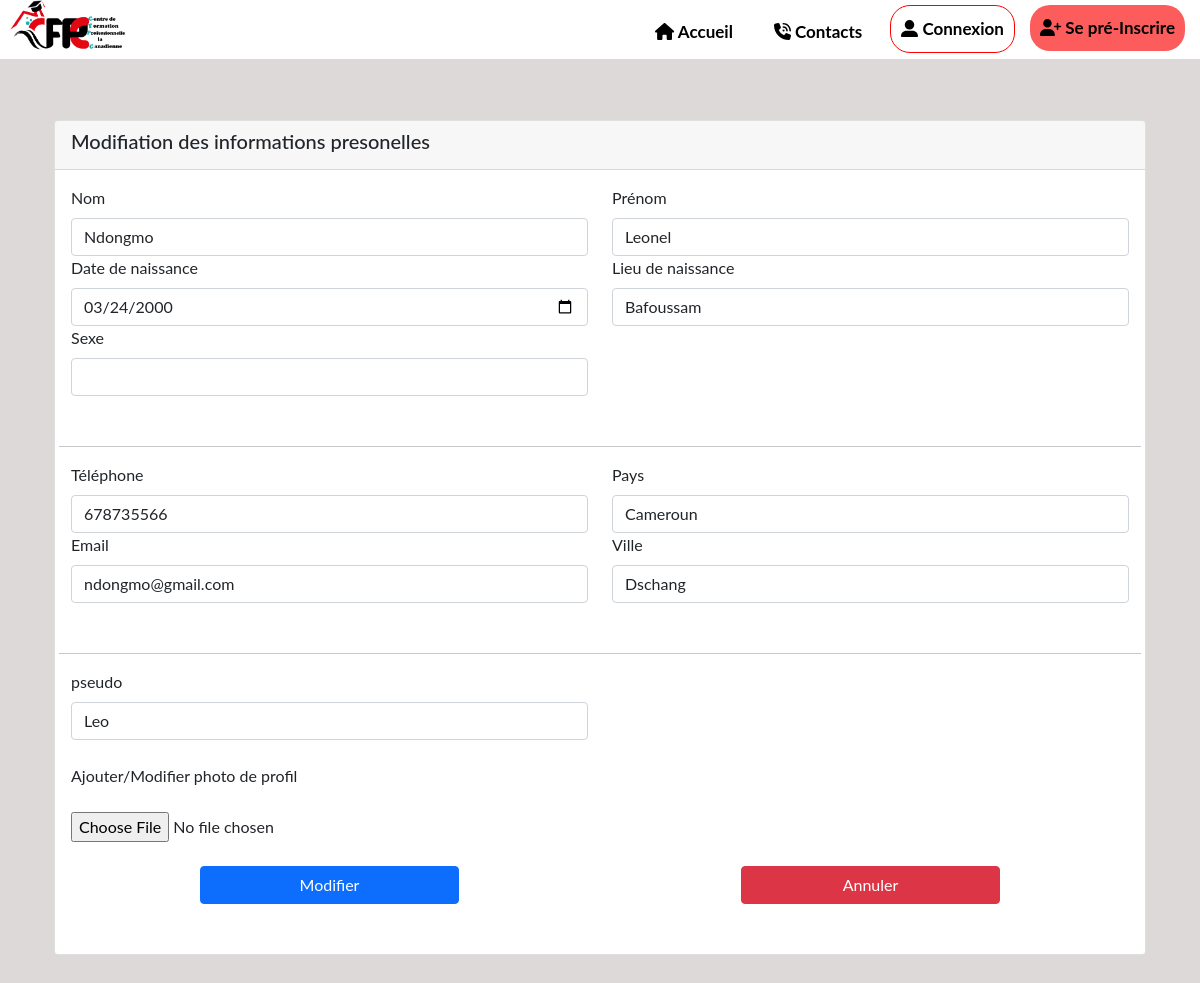
The page /Projet/compte_edit.php?id=3 on the database its author committed.
### tables this page shows
CREATE TABLE `etudiant` (
  `id` int(10) NOT NULL,
  `Nom` varchar(30) NOT NULL,
  `Prénom` varchar(30) NOT NULL,
  `datedenaissance` date NOT NULL,
  `Lieu` varchar(255) NOT NULL,
  `Sexe` varchar(10) NOT NULL,
  `pays` varchar(255) NOT NULL,
  `Ville` varchar(255) NOT NULL,
  `nomP` varchar(255) NOT NULL,
  `numP` int(9) NOT NULL,
  `villeP` varchar(255) NOT NULL,
  `telephone` int(9) NOT NULL,
  `email` varchar(255) NOT NULL,
  `Formation` varchar(255) NOT NULL,
  `Diplome` varchar(255) NOT NULL,
  `Annee` varchar(255) NOT NULL,
  `pseudo` varchar(100) NOT NULL,
  `motdepasse` varchar(100) NOT NULL,
  `tof` varchar(255) NOT NULL
);

### Projet/compte_edit.php (the view, shortened to what this page needs)
<?php
$bdd = new PDO('mysql:host=localhost;dbname=projet1', 'root', '');
if (isset($_GET['id']) and $_GET['id'] > 0) {
	$getid = intval($_GET['id']);
	$requser = $bdd->prepare('SELECT * FROM etudiant WHERE id = ?');
	$requser->execute(array($getid));
	$userinfo = $requser->fetch();
	?>
	<!DOCTYPE html>
	<html lang="en">
	<head>
		<link href="vendor/bootstrap.min.css" rel="stylesheet">
		<link href="vendor/all.min.css" rel="stylesheet">
		<link rel="stylesheet" href="css/page style.css">
	</head>
	<body>
		<?php
		require "navbar.php";
		?>
		<br><br><br><br><br>
		<div class="container">
			<div class="container-fluid">
				<div class="row">
					<div class="col-xl-12 col-xxl-12 col-sm-12">
						<div class="card">
							<div class="card-header">
								<h5 class="card-title">Modifiation des informations presonelles</h5>
							</div>
							<div class="card-body">
								<form action="#" method="post">
									<div class="row">
										<div class="col-lg-6 col-md-6 col-sm-12">
											<div class="form-group">
												<label class="form-label">Nom</label>
												<input type="text" class="form-control"
													value="<?php echo $userinfo['Nom']; ?>" name="nom">
											</div>
										</div>
										<div class="col-lg-6 col-md-6 col-sm-12">
											<div class="form-group">
												<label class="form-label">Prénom</label>
												<input type="text" class="form-control"
													value="<?php echo $userinfo['Prénom']; ?>" name="prénom">
											</div>
										</div>
										<div class="col-lg-6 col-md-6 col-sm-12">
											<div class="form-group">
												<label class="form-label">Date de naissance </label>
												<input type="date" class="form-control"
													value="<?php echo $userinfo['datedenaissance']; ?>" name="date">
											</div>
										</div>
										<div class="col-lg-6 col-md-6 col-sm-12">
											<div class="form-group">
												<label class="form-label">Lieu de naissance</label>
												<input name="lieu" class="datepicker-default form-control" id="datepicker"
													value="<?php echo $userinfo['Lieu']; ?>">
											</div>
										</div>
										<div class="col-lg-6 col-md-6 col-sm-12">
											<div class="form-group">
												<label class="form-label">Sexe</label>
												<select class="form-control" name="sexe"
													value="<?php echo $userinfo['Sexe']; ?>">
													<option value=""></option>
													<option value="Masculin">Masculin</option>
												</select>
											</div>
										</div>
										<br><br><br><br><br>
										<hr>
										<div class="col-lg-6 col-md-6 col-sm-12">
											<div class="form-group">
												<label class="form-label">Téléphone</label>
												<input type="text" class="form-control"
													value="<?php echo $userinfo['telephone']; ?>" name="phone">
											</div>
										</div>
										<div class="col-lg-6 col-md-6 col-sm-12">
											<div class="form-group">
												<label class="form-label">Pays</label>
												<input type="text" class="form-control"
													value="<?php echo $userinfo['pays']; ?>" name="pays">
											</div>
										</div>
										<div class="col-lg-6 col-md-6 col-sm-12">
											<div class="form-group">
												<label class="form-label">Email</label>
												<input type="text" class="form-control"
													value="<?php echo $userinfo['email']; ?>" name="email">
											</div>
										</div>
										<div class="col-lg-6 col-md-6 col-sm-12">
											<div class="form-group">
												<label class="form-label">Ville</label>
												<input type="text" class="form-control"
													value="<?php echo $userinfo['Ville']; ?>" name="ville">
											</div>
										</div>
										<br><br><br><br><br>
										<hr>
										<div class="col-lg-6 col-md-6 col-sm-12">
											<div class="form-group">
												<label class="form-label">pseudo</label>
												<input type="text" class="form-control"
													value="<?php echo $userinfo['pseudo']; ?>" name="pseudo">
											</div>
										</div>
										<div class="col-lg-12 col-md-12 col-sm-12">
											<br>
											<label for="">Ajouter/Modifier photo de profil</label>
											<div class="form-group fallback w-100">
												<br>
												<input type="file" class="dropify" name="tof"
													accept="<?php echo $userinfo['tof']; ?>"
													value="<?php echo $userinfo['tof']; ?>">
												<br>
												<br>
											</div>
										</div>
										<br>
										<br>
										<br>
										<div class="col-lg-6 col-md-12 col-sm-12">
											<center><button type="submit" class="btn btn-primary w-50"
													name="modifier">Modifier</button></center>
										</div>
										<br>
										<br>
										<br>
										<div class="col-lg-6 col-md-12 col-sm-12">
											<center> <button type="submit" class="btn btn-danger w-50"
													name="cancel">Annuler</button></center>
										</div>
										<br>
										<br>
										<br>
									</div>
								</form>
							</div>
						</div>
					</div>
				</div>
			</div>
		</div>
		<br>
		<br>
		<br>
	</body>
	</html>
	<?php
}
?>

### Projet/css/page style.css (style rules this page uses)
* { margin: 0; padding: 0; box-sizing: border-box; }
body { font-family: "lato" , sans-serif; background: #ccc7c7a9; }

### rows shown on the page
etudiant: nom "Ndongmo", prénom "Leonel", date "03/24/2000", lieu "Bafoussam", phone "678735566", pays "Cameroun", email "ndongmo@gmail.com", ville "Dschang", pseudo "Leo"
